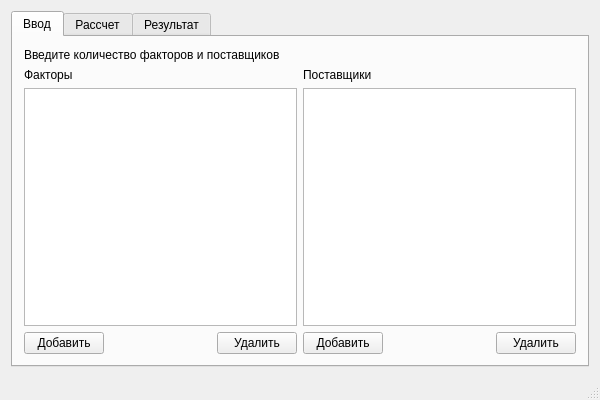
<?xml version="1.0" encoding="UTF-8"?>
<ui version="4.0">
 <class>CalculatorClass</class>
 <widget class="QMainWindow" name="CalculatorClass">
  <property name="geometry">
   <rect>
    <x>0</x>
    <y>0</y>
    <width>600</width>
    <height>400</height>
   </rect>
  </property>
  <property name="windowTitle">
   <string>Calculator</string>
  </property>
  <widget class="QWidget" name="centralWidget">
   <layout class="QVBoxLayout" name="verticalLayout_2">
    <item>
     <widget class="QTabWidget" name="tabWidget">
      <property name="currentIndex">
       <number>0</number>
      </property>
      <widget class="QWidget" name="tab">
       <attribute name="title">
        <string>Ввод</string>
       </attribute>
       <layout class="QGridLayout" name="gridLayout">
        <item row="0" column="0" colspan="3">
         <widget class="QLabel" name="label_4">
          <property name="text">
           <string>Введите количество факторов и поставщиков</string>
          </property>
         </widget>
        </item>
        <item row="1" column="0">
         <widget class="QLabel" name="label">
          <property name="text">
           <string>Факторы</string>
          </property>
         </widget>
        </item>
        <item row="1" column="3">
         <widget class="QLabel" name="label_2">
          <property name="text">
           <string>Поставщики</string>
          </property>
         </widget>
        </item>
        <item row="2" column="0" colspan="3">
         <widget class="QListWidget" name="listWidgetFactors"/>
        </item>
        <item row="2" column="3" colspan="3">
         <widget class="QListWidget" name="listWidgetProviders"/>
        </item>
        <item row="3" column="0">
         <widget class="QPushButton" name="pushButtonAddFactor">
          <property name="text">
           <string>Добавить</string>
          </property>
         </widget>
        </item>
        <item row="3" column="1">
         <spacer name="horizontalSpacer">
          <property name="orientation">
           <enum>Qt::Horizontal</enum>
          </property>
          <property name="sizeHint" stdset="0">
           <size>
            <width>40</width>
            <height>20</height>
           </size>
          </property>
         </spacer>
        </item>
        <item row="3" column="2">
         <widget class="QPushButton" name="pushButtonRemoveFactor">
          <property name="text">
           <string>Удалить</string>
          </property>
         </widget>
        </item>
        <item row="3" column="3">
         <widget class="QPushButton" name="pushButtonAddProvider">
          <property name="text">
           <string>Добавить</string>
          </property>
         </widget>
        </item>
        <item row="3" column="4">
         <spacer name="horizontalSpacer_2">
          <property name="orientation">
           <enum>Qt::Horizontal</enum>
          </property>
          <property name="sizeHint" stdset="0">
           <size>
            <width>40</width>
            <height>20</height>
           </size>
          </property>
         </spacer>
        </item>
        <item row="3" column="5">
         <widget class="QPushButton" name="pushButtonRemoveProvider">
          <property name="text">
           <string>Удалить</string>
          </property>
         </widget>
        </item>
       </layout>
      </widget>
      <widget class="QWidget" name="tab_2">
       <attribute name="title">
        <string>Рассчет</string>
       </attribute>
       <layout class="QVBoxLayout" name="verticalLayout">
        <item>
         <widget class="QLabel" name="label_3">
          <property name="text">
           <string>Введите данные сравнения в таблицы</string>
          </property>
         </widget>
        </item>
        <item>
         <widget class="QScrollArea" name="scrollArea">
          <property name="widgetResizable">
           <bool>true</bool>
          </property>
          <widget class="QWidget" name="scrollAreaTablesWidget">
           <property name="geometry">
            <rect>
             <x>0</x>
             <y>0</y>
             <width>98</width>
             <height>28</height>
            </rect>
           </property>
           <layout class="QVBoxLayout" name="verticalLayoutTables"/>
          </widget>
         </widget>
        </item>
       </layout>
      </widget>
      <widget class="QWidget" name="tab_3">
       <attribute name="title">
        <string>Результат</string>
       </attribute>
       <layout class="QGridLayout" name="gridLayout_2">
        <item row="0" column="0">
         <widget class="QLabel" name="label_5">
          <property name="text">
           <string>Результирующая таблица</string>
          </property>
         </widget>
        </item>
        <item row="1" column="0" colspan="2">
         <widget class="QTableWidget" name="tableWidgetFinal">
          <property name="editTriggers">
           <set>QAbstractItemView::NoEditTriggers</set>
          </property>
          <attribute name="horizontalHeaderStretchLastSection">
           <bool>true</bool>
          </attribute>
         </widget>
        </item>
        <item row="3" column="0" colspan="2">
         <widget class="QTableWidget" name="tableWidgetBest">
          <property name="editTriggers">
           <set>QAbstractItemView::NoEditTriggers</set>
          </property>
          <attribute name="horizontalHeaderStretchLastSection">
           <bool>true</bool>
          </attribute>
         </widget>
        </item>
        <item row="2" column="0" colspan="2">
         <widget class="QLabel" name="label_6">
          <property name="text">
           <string>Лучший поставщик</string>
          </property>
         </widget>
        </item>
       </layout>
      </widget>
     </widget>
    </item>
   </layout>
  </widget>
  <widget class="QStatusBar" name="statusBar"/>
 </widget>
 <layoutdefault spacing="6" margin="11"/>
 <resources>
  <include location="Calculator.qrc"/>
 </resources>
 <connections/>
</ui>
